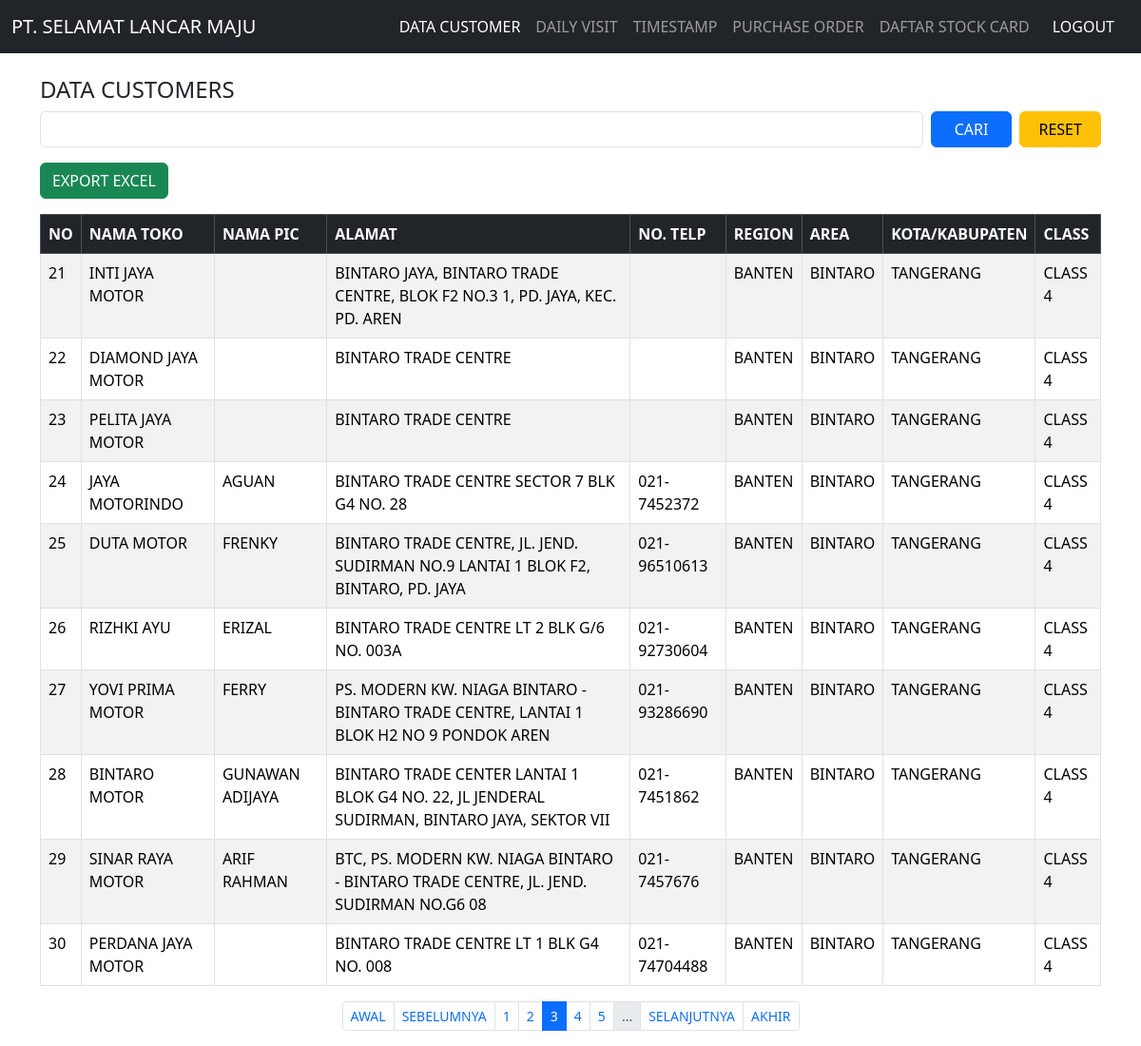
Screenshot of /customers.php?page=3 (signed in) with the database file from the repository.
### tables this page shows
CREATE TABLE `customers` (
  `id` int(11) NOT NULL,
  `nama_toko` varchar(100) NOT NULL,
  `nama_pic` varchar(100) NOT NULL,
  `alamat` text NOT NULL,
  `no_telp` varchar(20) NOT NULL,
  `region` varchar(50) NOT NULL,
  `area` varchar(50) NOT NULL,
  `kota_kabupaten` varchar(100) NOT NULL,
  `class` enum('1','2','3','4','5','6') NOT NULL,
  `created_at` timestamp NOT NULL DEFAULT current_timestamp()
);

### customers.php (the view, shortened to what this page needs)
<?php
include 'config.php';
$limit = 10;
$page = isset($_GET['page']) ? (int)$_GET['page'] : 1;
$offset = ($page - 1) * $limit;
$search = isset($_GET['search']) ? trim($_GET['search']) : '';
$where  = "";
$params = [];
$types  = "";
if ($where != "") {
    $stmt = $conn->prepare("SELECT COUNT(*) as total FROM customers $where");
    $stmt->bind_param($types, ...$params);
    $stmt->execute();
    $total_result = $stmt->get_result();
} else {
    $total_result = $conn->query("SELECT COUNT(*) as total FROM customers");
}
$total_data  = $total_result->fetch_assoc()['total'];
$total_pages = ceil($total_data / $limit);
if ($where != "") {
    $sql  = "SELECT * FROM customers $where ORDER BY id DESC LIMIT ? OFFSET ?";
    $stmt = $conn->prepare($sql);
    $params[] = $limit;
    $params[] = $offset;
    $types   .= "ii";
    $stmt->bind_param($types, ...$params);
    $stmt->execute();
    $result = $stmt->get_result();
} else {
    $stmt = $conn->prepare("SELECT * FROM customers ORDER BY id DESC LIMIT ? OFFSET ?");
    $stmt->bind_param("ii", $limit, $offset);
    $stmt->execute();
    $result = $stmt->get_result();
}
?>
<!DOCTYPE html>
<html lang="id">
<head>
  <link href="https://cdn.jsdelivr.net/npm/bootstrap@5.3.8/dist/css/bootstrap.min.css" rel="stylesheet">
</head>
<body>
  <nav class="navbar navbar-expand-lg navbar-dark bg-dark">
    <div class="container-fluid">
      <a class="navbar-brand" href="customers.php">PT. SELAMAT LANCAR MAJU</a>
      <div class="collapse navbar-collapse" id="navbarNav">
        <ul class="navbar-nav ms-auto">
            <li class="nav-item"><a class="nav-link active" href="customers.php">DATA CUSTOMER</a></li>
            <li class="nav-item"><a class="nav-link" href="daily_visit.php">DAILY VISIT</a></li>
            <li class="nav-item"><a class="nav-link" href="timestamp.php">TIMESTAMP</a></li>
            <li class="nav-item"><a class="nav-link" href="purchase_order.php">PURCHASE ORDER</a></li>
            <li class="nav-item"><a class="nav-link" href="stock_card.php">DAFTAR STOCK CARD</a></li>
            <li class="nav-item">
                <a class="nav-link text-white btn btn-sm btn-danger px-3" href="logout.php">LOGOUT</a>
            </li>
        </ul>
      </div>
    </div>
  </nav>
  <div class="container mt-4">
    <h4 id="customers">DATA CUSTOMERS</h4>
    <form method="GET" class="row g-2 mb-3">
        <div class="col-md-10">
            <input type="text" name="search" value="<?= htmlspecialchars($search) ?>" class="form-control" style="text-transform: uppercase;">
        </div>
        <div class="col">
            <button type="submit" class="btn btn-primary w-100">CARI</button>
        </div>
        <div class="col">
            <a href="customers.php" class="btn btn-warning w-100">RESET</a>
        </div>
      </form>
      <div class="col">
          <a href="customers.php?export=excel&search=<?= urlencode($search) ?>" class="btn btn-success">EXPORT EXCEL</a>
      </div>
    <div class="table-responsive">
      <table class="table table-bordered table-striped mt-3">
        <thead class="table-dark">
          <tr>
            <th>NO</th>
            <th>NAMA TOKO</th>
            <th>NAMA PIC</th>
            <th>ALAMAT</th>
            <th>NO. TELP</th>
            <th>REGION</th>
            <th>AREA</th>
            <th>KOTA/KABUPATEN</th>
            <th>CLASS</th>
          </tr>
        </thead>
        <tbody>
          <?php
          if ($result->num_rows > 0):
              $no = $offset + 1;
              while($row = $result->fetch_assoc()): ?>
              <tr>
                <td><?= $no++ ?></td>
                <td><?= htmlspecialchars($row['nama_toko']) ?></td>
                <td><?= htmlspecialchars($row['nama_pic']) ?></td>
                <td><?= htmlspecialchars($row['alamat']) ?></td>
                <td><?= htmlspecialchars($row['no_telp']) ?></td>
                <td><?= htmlspecialchars($row['region']) ?></td>
                <td><?= htmlspecialchars($row['area']) ?></td>
                <td><?= htmlspecialchars($row['kota_kabupaten']) ?></td>
                <td>CLASS <?= htmlspecialchars($row['class']) ?></td>
              </tr>
          <?php
              endwhile;
          else: ?>
            <tr>
              <td colspan="9" class="text-center">TIDAK ADA DATA.</td>
            </tr>
          <?php endif; ?>
        </tbody>
      </table>
    </div>
    <nav aria-label="Page navigation">
      <ul class="pagination pagination-sm justify-content-center flex-wrap">
        <li class="page-item <?= ($page <= 1) ? 'disabled' : '' ?>">
          <a class="page-link" href="?page=1<?= ($search ? "&search=" . urlencode($search) : "") ?>">AWAL</a>
        </li>
        <li class="page-item <?= ($page <= 1) ? 'disabled' : '' ?>">
          <a class="page-link" href="?page=<?= $page - 1 ?><?= ($search ? "&search=" . urlencode($search) : "") ?>">SEBELUMNYA</a>
        </li>
        <?php
        $range = 2;
        $start = max(1, $page - $range);
        $end   = min($total_pages, $page + $range);
        for ($i = $start; $i <= $end; $i++): ?>
          <li class="page-item <?= ($i == $page) ? 'active' : '' ?>">
            <a class="page-link" href="?page=<?= $i ?><?= ($search ? "&search=" . urlencode($search) : "") ?>"><?= $i ?></a>
          </li>
        <?php endfor;
        if ($end < $total_pages) {
            echo '<li class="page-item disabled"><span class="page-link">...</span></li>';
        }
        ?>
        <li class="page-item <?= ($page >= $total_pages) ? 'disabled' : '' ?>">
          <a class="page-link" href="?page=<?= $page + 1 ?><?= ($search ? "&search=" . urlencode($search) : "") ?>">SELANJUTNYA</a>
        </li>
        <li class="page-item <?= ($page >= $total_pages) ? 'disabled' : '' ?>">
          <a class="page-link" href="?page=<?= $total_pages ?><?= ($search ? "&search=" . urlencode($search) : "") ?>">AKHIR</a>
        </li>
      </ul>
    </nav>
  </div>
</body>
</html>

### rows the page displays
customers: nama_toko "INTI JAYA MOTOR", alamat "BINTARO JAYA, BINTARO TRADE CENTRE, BLOK F2 NO.3 1, PD. JAYA, KEC. PD. AREN", region "BANTEN", area "BINTARO", kota_kabupaten "TANGERANG", class "4"
customers: nama_toko "DIAMOND JAYA MOTOR", alamat "BINTARO TRADE CENTRE", region "BANTEN", area "BINTARO", kota_kabupaten "TANGERANG", class "4"
customers: nama_toko "PELITA JAYA MOTOR", alamat "BINTARO TRADE CENTRE", region "BANTEN", area "BINTARO", kota_kabupaten "TANGERANG", class "4"
customers: nama_toko "JAYA MOTORINDO", nama_pic "AGUAN", alamat "BINTARO TRADE CENTRE SECTOR 7 BLK G4 NO. 28", no_telp "021-7452372", region "BANTEN", area "BINTARO", kota_kabupaten "TANGERANG", class "4"
customers: nama_toko "DUTA MOTOR", nama_pic "FRENKY", alamat "BINTARO TRADE CENTRE, JL. JEND. SUDIRMAN NO.9 LANTAI 1 BLOK F2, BINTARO, PD. JAYA", no_telp "021-96510613", region "BANTEN", area "BINTARO", kota_kabupaten "TANGERANG", class "4"
customers: nama_toko "RIZHKI AYU", nama_pic "ERIZAL", alamat "BINTARO TRADE CENTRE LT 2 BLK G/6 NO. 003A", no_telp "021-92730604", region "BANTEN", area "BINTARO", kota_kabupaten "TANGERANG", class "4"
customers: nama_toko "YOVI PRIMA MOTOR", nama_pic "FERRY", alamat "PS. MODERN KW. NIAGA BINTARO - BINTARO TRADE CENTRE, LANTAI 1 BLOK H2 NO 9 PONDOK AREN", no_telp "021-93286690", region "BANTEN", area "BINTARO", kota_kabupaten "TANGERANG", class "4"
customers: nama_toko "BINTARO MOTOR", nama_pic "GUNAWAN ADIJAYA", alamat "BINTARO TRADE CENTER LANTAI 1 BLOK G4 NO. 22, JL JENDERAL SUDIRMAN, BINTARO JAYA, SEKTOR VII", no_telp "021-7451862", region "BANTEN", area "BINTARO", kota_kabupaten "TANGERANG", class "4"
customers: nama_toko "SINAR RAYA MOTOR", nama_pic "ARIF RAHMAN", alamat "BTC, PS. MODERN KW. NIAGA BINTARO - BINTARO TRADE CENTRE, JL. JEND. SUDIRMAN NO.G6 08", no_telp "021-7457676", region "BANTEN", area "BINTARO", kota_kabupaten "TANGERANG", class "4"
customers: nama_toko "PERDANA JAYA MOTOR", alamat "BINTARO TRADE CENTRE LT 1 BLK G4 NO. 008", no_telp "021-74704488", region "BANTEN", area "BINTARO", kota_kabupaten "TANGERANG", class "4"
